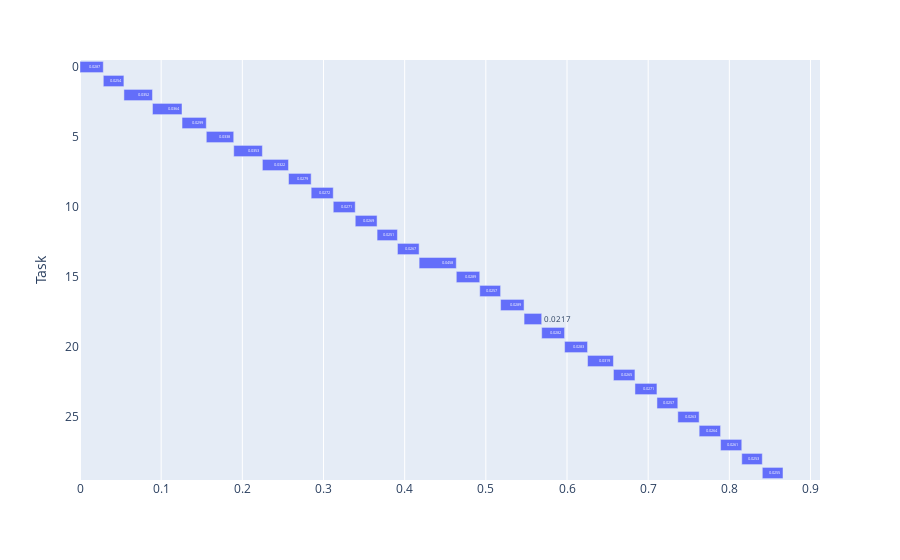

Notebook cell for this chart:
### Code cell
df = pd.DataFrame(seq)
df['delta'] = df['Finish'] - df['Start']
df['delta'] = [round(i,4) for i in df['delta']]

fig = px.timeline(df, x_start="Start", x_end="Finish", y="Task",text="delta")
fig.update_yaxes(autorange="reversed") 

fig.layout.xaxis.type = 'linear'
fig.data[0].x = df.delta.tolist()

fig.show()

### Figure 1 — Plotly figure (JSON) as saved in the notebook; plotly's stock layout.template omitted (floating-point values rounded to 4 significant figures)
{"data": [{"alignmentgroup": "True", "base": [0, 0.0287, 0.0541, 0.0893, 0.1257, 0.1556, 0.1894, 0.2247, 0.2569, 0.2848, 0.312, 0.3391, 0.366, 0.3911, 0.4178, 0.4636, 0.4925, 0.5182, 0.5471, 0.5688, 0.597, 0.6253, 0.6572, 0.6837, 0.7108, 0.7365, 0.7628, 0.7892, 0.8153, 0.8406], "hovertemplate": "Start=%{base}<br>Finish=%{x}<br>Task=%{y}<br>delta=%{text}<extra></extra>", "legendgroup": "", "marker": {"color": "#636efa"}, "name": "", "offsetgroup": "", "orientation": "h", "showlegend": false, "text": [0.0287, 0.0254, 0.0352, 0.0364, 0.0299, 0.0338, 0.0353, 0.0322, 0.0279, 0.0272, 0.0271, 0.0269, 0.0251, 0.0267, 0.0458, 0.0289, 0.0257, 0.0289, 0.0217, 0.0282, 0.0283, 0.0319, 0.0265, 0.0271, 0.0257, 0.0263, 0.0264, 0.0261, 0.0253, 0.0255], "textposition": "auto", "type": "bar", "x": [0.0287, 0.0254, 0.0352, 0.0364, 0.0299, 0.0338, 0.0353, 0.0322, 0.0279, 0.0272, 0.0271, 0.0269, 0.0251, 0.0267, 0.0458, 0.0289, 0.0257, 0.0289, 0.0217, 0.0282, 0.0283, 0.0319, 0.0265, 0.0271, 0.0257, 0.0263, 0.0264, 0.0261, 0.0253, 0.0255], "xaxis": "x", "y": [0, 1, 2, 3, 4, 5, 6, 7, 8, 9, 10, 11, 12, 13, 14, 15, 16, 17, 18, 19, 20, 21, 22, 23, 24, 25, 26, 27, 28, 29], "yaxis": "y"}], "layout": {"barmode": "overlay", "legend": {"tracegroupgap": 0}, "margin": {"t": 60}, "xaxis": {"anchor": "y", "domain": [0, 1], "type": "linear"}, "yaxis": {"anchor": "x", "autorange": "reversed", "domain": [0, 1], "title": {"text": "Task"}}}}
